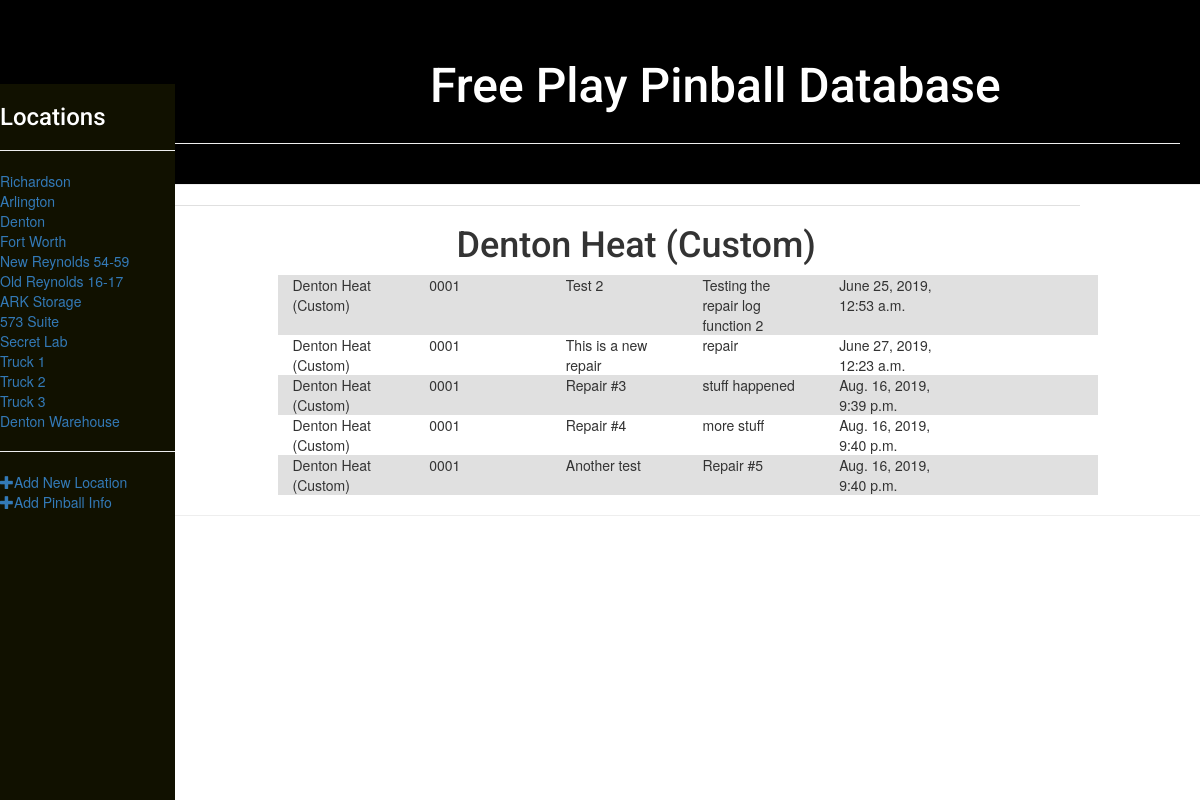
/repair_log/1/, run on the app's committed database.
### pinball/models.py (models this page shows, shortened)
class Location(models.Model):
    name = models.CharField(max_length=200, help_text='Enter a game location (e.g. Richardson, Arlington)')
    short = models.CharField(max_length=2, null=True, help_text='Enter an abbreviated name (2 letters)')
    address = models.TextField(null=True, blank=True, help_text='Enter the address')
    class Meta:
        ordering = ["pk"]
    def __str__(self):
        return self.name

class Pinball(models.Model):
    title = models.CharField(max_length=200)
    company = models.ForeignKey('Company', on_delete=models.SET_NULL, null=True)
    release = models.IntegerField('Release_Year', choices=YEAR_CHOICES, default=datetime.datetime.now().year)
    summary = models.TextField(max_length=1000, help_text='Enter a brief description of the game', null=True, blank=True)
    genre = models.ManyToManyField('Genre', help_text='Select a genre for this game')
    game_series = models.ForeignKey('Game_Series', on_delete=models.SET_NULL, null=True, blank=True, help_text='Select a series for this game, or leave blank if it does not belong to a series')
    coils = models.ManyToManyField('Coil', blank=True, help_text='Select the coils used in this game')
    parts = models.ManyToManyField('Parts', blank=True, help_text='Add parts specific to this game')
    class Meta:
        ordering = ['title']
    def __str__(self):
        return self.title
    def display_genre(self):
        """Create a string for the Genre. This is required to display genre in Admin."""
        return ', '.join(genre.name for genre in self.genre.all()[:3])
    display_genre.short_description = 'Genre'

class Repair(models.Model):
    id = models.UUIDField(primary_key=True, default=uuid.uuid4, help_text='Unique ID for this particular repair across whole company')
    pinball = models.ForeignKey('PinballInstance', on_delete=models.SET_NULL, null=True)
    symptom = models.CharField(max_length=200, help_text='Describe the issue')
    repair = models.CharField(max_length=500, help_text='Describe the repair')
    date_logged = models.DateTimeField(help_text="Date Logged", null=True, blank=True, default=timezone.now())

class PinballInstance(models.Model):
    id = models.UUIDField(primary_key=True, default=uuid.uuid4, help_text='Unique ID for this particular game across whole company')
    sn = models.CharField(max_length=100, blank=True, null=True)
    pinball = models.ForeignKey('Pinball', on_delete=models.SET_NULL, null=True,)
    location=models.ForeignKey('Location', on_delete=models.SET_NULL, null=True, help_text='Select a location for this game')
    region = models.ForeignKey('Region', on_delete=models.SET_NULL, null=True, blank=True, help_text='Select a region for this game')
    issues=models.TextField(max_length=1000, null=True, blank=True, help_text='Enter a brief description of any issues')
    last_PM=models.DateField(null=True, blank=True, help_text='Date the game was last PMed')
    CAB_TYPE = (
        ('s', 'Standard Edition'),
        ('l', 'Limited Edition'),
        ('p', 'Pro Edition'),
        ('r', 'Premium Edition'),
    )
    cabinet=models.CharField(
        max_length=1,
        choices=CAB_TYPE,
        blank=True,
        default='s',
        help_text='Cabinet Type'
    )
    GAME_STATUS = (
        ('m', 'Maintenance'),
        ('o', 'On Floor'),
        ('a', 'Available'),
    )
    status = models.CharField(
        max_length=1,
        choices=GAME_STATUS,
        blank=True,
        default='a',
        help_text='Game Status',
    )

### pinball/views.py (the view)
# urls.py: path('repair_log/<int:pk>/', views.repair_list, name='repair_list'),
def repair_list(request, pk):
    pinball = get_object_or_404(Pinball, pk=pk)
    repairs = Repair.objects.filter(pinball__pinball=pinball)
    sites = Location.objects.all()
    return render(request, 'pinball/repair_list.html', {'pinball': pinball, 'repairs':repairs, 'sites':sites,})

### pinball/templates/pinball/repair_list.html (shortened to what this page needs)
{% extends 'pinball/base.html' %}
{% block content %}
    <div class = title><h1>{{pinball}}</h1></div>
    <div class = container>
    {% for repair in repairs %}
    <div class = Row>
    <div class = col-sm-2>{{repair.pinball.pinball}}</div>
    <div class = col-sm-2>{{repair.pinball.sn}}</div>
    <div class = col-sm-2>{{repair.symptom}}</div>
    <div class = col-sm-2>{{repair.repair}}</div>
    <div class = col-sm-2>{{repair.date_logged}}</div>
    </div>
    {% endfor %}
    </div>
    <hr>
    </div>
{% endblock %}

### pinball/templates/pinball/base.html (shortened to what this page needs)
{% load static %}
<html>
    <head>
        <link rel="stylesheet" href="//maxcdn.bootstrapcdn.com/bootstrap/3.2.0/css/bootstrap.min.css">
        <link rel="stylesheet" href="//maxcdn.bootstrapcdn.com/bootstrap/3.2.0/css/bootstrap-theme.min.css">
        <link rel="stylesheet" href="{% static 'css/pinball.css' %}">
    </head>
    <body>
        <div class="page-header">
            <div class ="page-header a1"><h1><a href="/">Free Play Pinball Database</a></h1></div>
        </div>
        <div class="content container">
            <div class="row">
                <div class="col-sm-1">
                    <nav id="sidebar">
                    <div class="sidebar-header"><h3>Locations</h3></div>
                    <hr>
                    <ul class="list-unstyled components">
                    {% for site in sites %}
                    <li class="active"><a href="{% url 'location_edit' site.id %}">{{site}}</a></li>
                    {% endfor %}
                    <hr>
                    <li class="active"><a href="{% url 'location_new' %}"><span class="glyphicon glyphicon-plus"></span>Add New Location</a></li>
                    <li class="active"><a href="{% url 'pinball_new' %}"><span class="glyphicon glyphicon-plus"></span>Add Pinball Info</a></li>
                    </ul>
                    </nav>
                </div>
            </div>
        </div>
<div class=content>
                {% block content %}
                {% endblock %}
    </body>
</html>

### pinball/static/css/pinball.css (style rules this page uses)
.page-header { background-color: #000000; margin-top: 0; padding: 20px 20px 20px 40px; }
.page-header h1, .page-header h1 a, .page-header h1 a:visited, .page-header h1 a:active { color: #ffffff; font-size: 36pt; text-decoration: none; font-family: 'Roboto', sans-serif; margin-left: 175px; }
.content { margin-left: 175px; }
h1, h2, h3, h4 { font-family: 'Roboto', sans-serif; }
#sidebar { width: 175px; position: fixed; top: 10.5%; left: 0; height: 100vh; z-index: 999; background: #111100; color: #fff; transition: all 0.3s; }
.container { width: 80%; margin: 0 auto; }
.title { width: 90%; text-align:center; }
div.container>div:nth-of-type(odd) { background: #e0e0e0; }

### data on the page
Location: name "Richardson"
Location: name "Arlington"
Location: name "Denton"
Location: name "Fort Worth"
Location: name "New Reynolds 54-59"
Location: name "Old Reynolds 16-17"
Location: name "ARK Storage"
Location: name "573 Suite"
Location: name "Secret Lab"
Location: name "Truck 1"
Location: name "Truck 2"
Location: name "Truck 3"
Location: name "Denton Warehouse"
Pinball: title "Denton Heat (Custom)"
Repair: pinball.pinball "Denton Heat (Custom)", pinball.sn "0001", symptom "Test 2", repair "Testing the repair log function 2", date_logged "June 25, 2019, 12:53 a.m."
Repair: pinball.pinball "Denton Heat (Custom)", pinball.sn "0001", symptom "This is a new repair", repair "repair", date_logged "June 27, 2019, 12:23 a.m."
Repair: pinball.pinball "Denton Heat (Custom)", pinball.sn "0001", symptom "Repair #3", repair "stuff happened", date_logged "Aug. 16, 2019, 9:39 p.m."
Repair: pinball.pinball "Denton Heat (Custom)", pinball.sn "0001", symptom "Repair #4", repair "more stuff", date_logged "Aug. 16, 2019, 9:40 p.m."
Repair: pinball.pinball "Denton Heat (Custom)", pinball.sn "0001", symptom "Another test", repair "Repair #5", date_logged "Aug. 16, 2019, 9:40 p.m."
